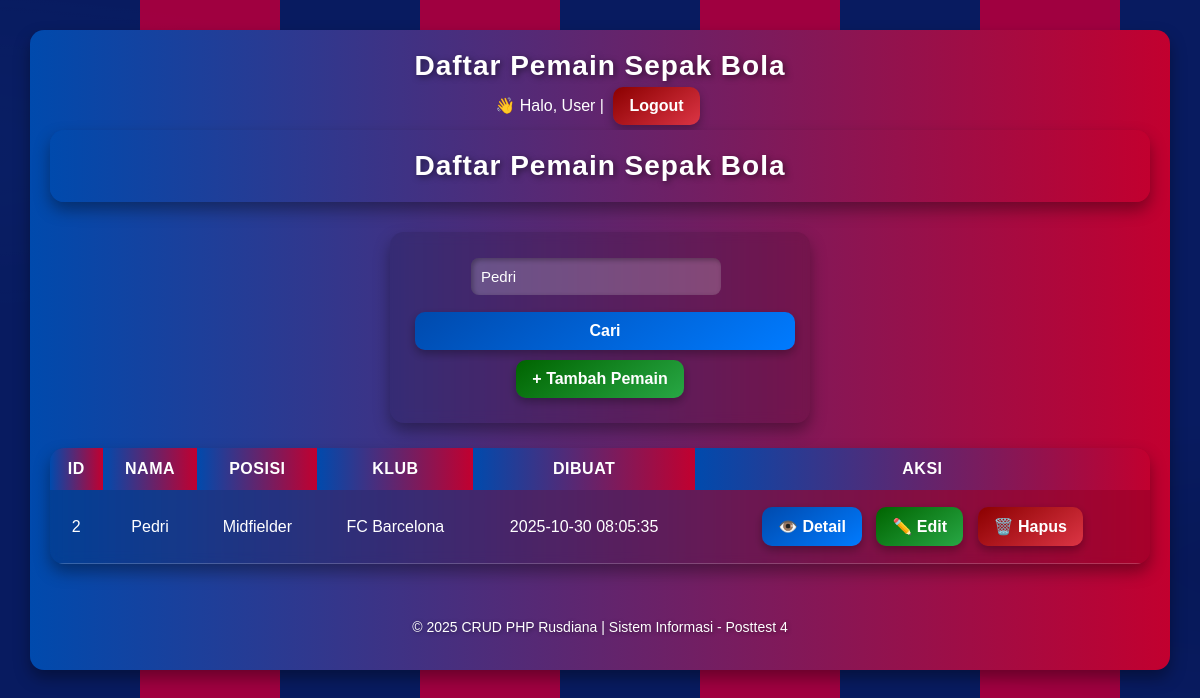
The app's page /index.php?keyword=Pedri with its own data.
### tables this page shows
CREATE TABLE pemain (
    id INT AUTO_INCREMENT PRIMARY KEY,
    nama VARCHAR(100) NOT NULL,
    posisi VARCHAR(50) NOT NULL,
    klub VARCHAR(100) NOT NULL,
    created_at TIMESTAMP DEFAULT CURRENT_TIMESTAMP
);

### index.php (the view, shortened to what this page needs)
<?php
require __DIR__ . '/config/database.php';
$limit = 5;
$page = isset($_GET['page']) ? (int) $_GET['page'] : 1;
$offset = ($page - 1) * $limit;
$keyword = trim($_GET['keyword'] ?? '');
$where = '';
$params = [];
if ($keyword !== '') {
    $where = "WHERE nama LIKE ? OR klub LIKE ?";
    $params[] = "%$keyword%";
    $params[] = "%$keyword%";
}
$sql = "SELECT * FROM pemain $where ORDER BY created_at DESC LIMIT $limit OFFSET $offset";
$stmt = $pdo->prepare($sql);
$stmt->execute($params);
$pemain = $stmt->fetchAll();
?>
<!DOCTYPE html>
<html lang="id">
<head>
    <link rel="stylesheet" href="assets/2409106021_Rusdiana.css">
</head>
<body>
<header>
    <h1>Daftar Pemain Sepak Bola</h1>
    <p>👋 Halo, <?= htmlspecialchars($_SESSION['user'] ?? 'User') ?> |
       <a href="logout.php" class="btn-danger">Logout</a>
    </p>
<header>
    <h1>Daftar Pemain Sepak Bola</h1>
</header>
<div class="search-box">
    <form method="get" action="">
        <input type="text" name="keyword" placeholder="Cari nama atau klub..." value="<?= htmlspecialchars($keyword) ?>">
        <button type="submit" class="btn-primary">Cari</button>
        <a href="tambah.php" class="btn-success">+ Tambah Pemain</a>
    </form>
</div>
<table>
    <thead>
        <tr>
            <th>ID</th>
            <th>Nama</th>
            <th>Posisi</th>
            <th>Klub</th>
            <th>Dibuat</th>
            <th>Aksi</th>
        </tr>
    </thead>
    <tbody>
        <?php if ($pemain): ?>
            <?php foreach ($pemain as $row): ?>
                <tr>
                    <td><?= htmlspecialchars($row['id']) ?></td>
                    <td><?= htmlspecialchars($row['nama']) ?></td>
                    <td><?= htmlspecialchars($row['posisi']) ?></td>
                    <td><?= htmlspecialchars($row['klub']) ?></td>
                    <td><?= htmlspecialchars($row['created_at']) ?></td>
                    <td>
                        <a href="detail.php?id=<?= $row['id'] ?>" class="btn-primary">👁️ Detail</a>
                        <a href="edit.php?id=<?= $row['id'] ?>" class="btn-success">✏️ Edit</a>
                        <a href="hapus.php?id=<?= $row['id'] ?>" class="btn-danger" onclick="return confirm('Yakin ingin menghapus data ini?')">🗑️ Hapus</a>
                    </td>
                </tr>
            <?php endforeach; ?>
        <?php else: ?>
            <tr>
                <td colspan="6" style="text-align:center;">Tidak ada data ditemukan.</td>
            </tr>
        <?php endif; ?>
    </tbody>
</table>
<footer>
    <p>&copy; 2025 CRUD PHP Rusdiana | Sistem Informasi - Posttest 4</p>
</footer>
</body>
</html>

### assets/2409106021_Rusdiana.css (style rules this page uses)
* { margin: 0; padding: 0; box-sizing: border-box; font-family: 'Poppins', sans-serif; }
body { background: linear-gradient(135deg, #0b1e64, #a50044); color: #fff; min-height: 100vh; padding: 30px; }
header { background: linear-gradient(90deg, #004aad, #c2002f); color: #fff; text-align: center; padding: 20px; border-radius: 15px; box-shadow: 0 8px 16px rgba(0,0,0,0.4); margin-bottom: 30px; }
header h1 { font-size: 28px; letter-spacing: 1px; text-shadow: 2px 2px 6px rgba(0,0,0,0.5); }
a, button { display: inline-block; padding: 10px 16px; margin: 5px; border: none; border-radius: 10px; color: #fff; font-weight: bold; cursor: pointer; text-decoration: none; box-shadow: 0 4px 10px rgba(0,0,0,0.3); transition: all 0.25s ease; }
.btn-primary { background: linear-gradient(145deg, #004aad, #007bff); }
.btn-success { background: linear-gradient(145deg, #006400, #28a745); }
.btn-danger { background: linear-gradient(145deg, #8b0000, #dc3545); }
form { background: rgba(255,255,255,0.1); backdrop-filter: blur(8px); padding: 20px; border-radius: 15px; width: 420px; margin: 0 auto 25px auto; box-shadow: 0 8px 16px rgba(0,0,0,0.3); }
input[type="text"], input[type="email"] { width: 100%; padding: 10px; margin-top: 6px; margin-bottom: 12px; border: none; border-radius: 8px; outline: none; background: rgba(255,255,255,0.2); color: #fff; font-size: 15px; box-shadow: inset 2px 2px 5px rgba(0,0,0,0.3); }
button[type="submit"] { width: 100%; background: linear-gradient(145deg, #004aad, #007bff); border-radius: 10px; font-size: 16px; }
table { width: 100%; border-collapse: collapse; background: rgba(255,255,255,0.1); border-radius: 15px; overflow: hidden; box-shadow: 0 8px 16px rgba(0,0,0,0.4); }
th { background: linear-gradient(90deg, #004aad, #c2002f); color: #fff; text-transform: uppercase; letter-spacing: 0.5px; padding: 12px; }
td { padding: 12px; color: #fff; border-bottom: 1px solid rgba(255,255,255,0.2); }
.search-box input { width: 250px; padding: 10px; border-radius: 8px; border: none; outline: none; margin-right: 8px; background: rgba(255,255,255,0.2); color: #fff; }
footer { text-align: center; padding: 15px; color: #fff; font-size: 14px; text-shadow: 1px 1px 4px rgba(0,0,0,0.4); margin-top: 40px; }
:root { --barca-blue: #0b1e64; --barca-maroon: #a50044; }
body::before { content: ""; position: fixed; inset: 0; z-index: -2; background: repeating-linear-gradient( 90deg, var(--barca-blue) 0 140px, var(--barca-maroon) 140px 280px ); background-size: 560px 100%; animation: flag-slide 18s linear infinite; filter: saturate(1.1) brightness(0.9); }
body::after { content: ""; position: fixed; inset: -2%; z-index: -1; background: radial-gradient(1200px 300px at -10% 20%, rgba(255,255,255,0.08), transparent 60%), radial-gradient(1000px 260px at 110% 70%, rgba(0,0,0,0.15), transparent 60%); mix-blend-mode: soft-light; animation: flag-wave 4.5s ease-in-out infinite alternate; pointer-events: none; }
main, table, form, .card, header { background-color: rgba(0,0,0,0.12); backdrop-filter: blur(6px); border-radius: 14px; box-shadow: 0 8px 16px rgba(0,0,0,0.35); }

### index.php (style rules this page uses)
.search-box { margin-bottom: 20px; text-align: center; }

### records on screen
pemain: id "2", nama "Pedri", posisi "Midfielder", klub "FC Barcelona", created_at "2025-10-30 08:05:35"

### other values on screen
$_SESSION['user'] "User"
